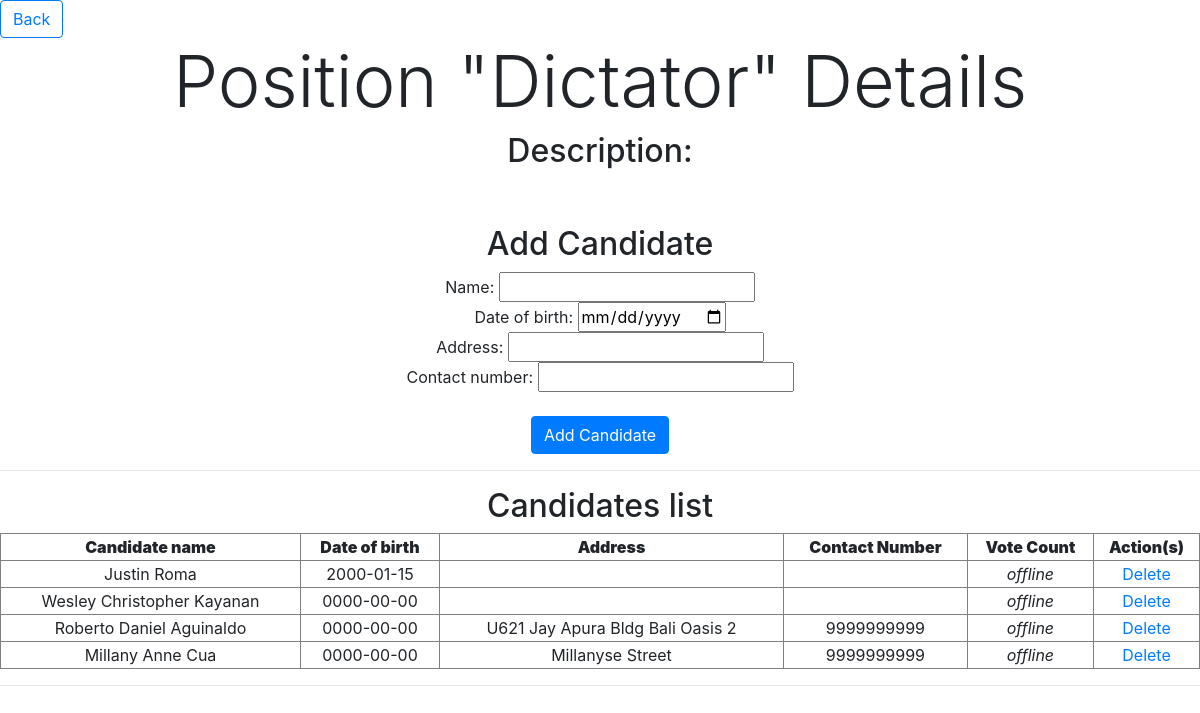
Page /position_detail.php?id=4 on the committed database.
### tables this page shows
CREATE TABLE `subelection_position` (
  `id` int(11) NOT NULL,
  `name` varchar(50) DEFAULT NULL,
  `description` varchar(200) DEFAULT NULL,
  `subelection_id` int(11) NOT NULL
);

CREATE TABLE `candidate` (
  `id` int(11) NOT NULL,
  `name` varchar(50) DEFAULT NULL,
  `date_of_birth` date DEFAULT NULL,
  `address` varchar(300) DEFAULT NULL,
  `contact_number` varchar(15) DEFAULT NULL,
  `subelection_position_id` int(11) NOT NULL
);

### position_detail.php (the view, shortened to what this page needs)
<?php
$link = mysqli_connect("localhost","root","","carl");
mysqli_set_charset($link, "utf8");
$id = "";
$name = "";
$description = "";
if($id = $_GET['id']){
    $id = (int)$id;
}
if($id != ""){
    if($id_match_result = mysqli_query($link, "SELECT * FROM subelection_position WHERE id='".$id."'")){
        $row_cnt = mysqli_num_rows($id_match_result);
        if($row_cnt>0){
            $row = mysqli_fetch_array($id_match_result);
            $name = $row['name'];
            $description = $row['description'];
        }else{
            echo "Error! Record does not exist!" . "\n";
            exit();
        }
    }
}else{
    print "Error! An argument was not specified. Please go back and click on the proper button.";
}
?>
<!DOCTYPE html>
<html>
    <head>
        <link rel = "stylesheet" href = "elections.css">
        <link rel="stylesheet" href="https://cdnjs.cloudflare.com/ajax/libs/animate.css/3.7.0/animate.min.css">
        <link rel="stylesheet" href="https://maxcdn.bootstrapcdn.com/bootstrap/4.3.1/css/bootstrap.min.css">
        <link rel="stylesheet" href="https://use.fontawesome.com/releases/v5.3.1/css/all.css">
    </head>
    <body style="text-align: center">
        <div align="left"><button class="btn btn-outline-primary" onclick="javascript:history.back()"> Back </button></div>
        <h1 class="display-3">Position "<?php echo $name; ?>" Details</h1>
        <h2> Description: <?php echo $description; ?> <h2><br>
        <h2>Add Candidate</h2>
        <form action="new_candidate.php" method="post">
            Name: <input type="text" name="candidate_name"> <br/>
            Date of birth: <input type="date" name="candidate_date_of_birth"> <br/>
            Address: <input type="text" name="candidate_address"> <br/>
            Contact number: <input type="text" name="candidate_contact_number"> <br/><br>
            <input type="submit" class="btn btn-primary" value="Add Candidate">
        </form>
        <hr>
        <h2>Candidates list</h3>
        <table width="100%" border="1" style="border-collapse:collapse;">
            <thead>
                <tr>
                <th><strong>Candidate name</strong></th>
                <th><strong>Date of birth</strong></th>
                <th><strong>Address</strong></th>
                <th><strong>Contact Number</strong></th>
                <th><strong>Vote Count</strong></th>
                <th><strong>Action(s)</strong></th>
                </tr>
            </thead>
            <tbody>
            <?php
            $count=1;
            $sel_query="Select candidate.id, candidate.name, candidate.date_of_birth, candidate.address, candidate.contact_number from candidate WHERE candidate.subelection_position_id=" . $id . " ORDER BY id desc;";
            $result = mysqli_query($link,$sel_query);
            while($row = mysqli_fetch_assoc($result)) { ?>
            <td align="center"><?php print $row["name"]; ?></td>
            <td align="center"><?php print $row["date_of_birth"]; ?></td>
            <td align="center"><?php print $row["address"]; ?></td>
            <td align="center"><?php print $row["contact_number"]; ?></td>
            <td align="center"><i>offline</i></td>
            <td align="center">
            <a href="delete_candidate.php?id=<?php print $row["id"]; ?>">Delete</a>
            </td>
            <?php $count++; } ?>
            </tbody>
        </table>
        <hr/>
    </body>
</html>

### rows in the picture
subelection_position: name "Dictator"
candidate: name "Justin Roma", date_of_birth "2000-01-15"
candidate: name "Wesley Christopher Kayanan", date_of_birth "0000-00-00"
candidate: name "Roberto Daniel Aguinaldo", date_of_birth "0000-00-00", address "U621 Jay Apura Bldg Bali Oasis 2", contact_number "9999999999"
candidate: name "Millany Anne Cua", date_of_birth "0000-00-00", address "Millanyse Street", contact_number "9999999999"
